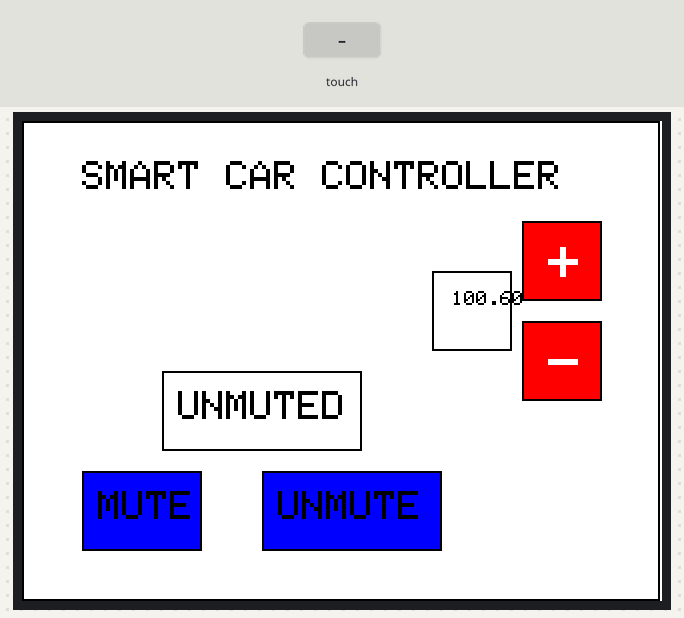
Bench run of a sketch on a simulated Arduino Uno, built with avr-gcc and run on an emulated ATmega328P. On the bench: 320×240 colour display. The inputs (shaded band) are chosen by the test bench.

Above: at 1.4 s.
1.5 s: touch panel pressed at 13 % / 70 % of its raw x / y range
At 2.0 s:
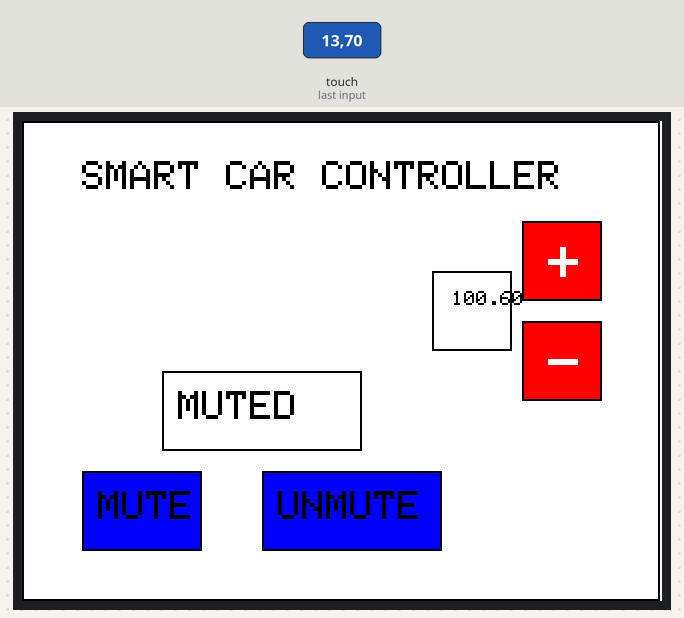
Timing chart, 0 to 4.5 s (numbered marks = the images above; inputs shaded):
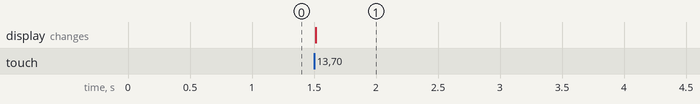

Measured:
- after the input at 1.5 s, the display: changes at once (image 1)

The sketch:

LCD.ino
```cpp
#include <Adafruit_TFTLCD.h>
#include <Adafruit_GFX.h>
#include <TouchScreen.h>
#include <Wire.h>


#define LCD_CS A3
#define LCD_CD A2
#define LCD_WR A1
#define LCD_RD A0
#define LCD_RESET A4

#define TS_MINX 122
#define TS_MINY 111
#define TS_MAXX 942
#define TS_MAXY 890

#define YP A3
#define XM A2
#define YM 9
#define XP 8

#define BLACK   0x0000
#define BLUE    0x001F
#define RED     0xF800
#define GREEN   0x07E0
#define CYAN    0x07FF
#define MAGENTA 0xF81F
#define YELLOW  0xFFE0
#define WHITE   0xFFFF

Adafruit_TFTLCD tft(LCD_CS, LCD_CD, LCD_WR, LCD_RD, LCD_RESET);

TouchScreen ts = TouchScreen(XP, YP, XM, YM, 364);

boolean buttonEnabled = true;

int frequency=0;

String state = "UNMUTED";
double stations[] = {100.6, 104.2,90.90};
int currentstation = 0;

int Txcommand = 0;


void setup() {
  Wire.begin(5);
  Wire.onRequest(requestEvent);
  tft.reset();
  uint16_t identifier = tft.readID();
  tft.begin(identifier);
  tft.setRotation(1);
  tft.fillScreen(WHITE);
  tft.drawRect(0,0,319,240,BLACK);

  tft.setCursor(30,20);
  tft.setTextColor(BLACK);
  tft.setTextSize(2);
  tft.print("SMART CAR CONTROLLER");


  //Frequency Incrementer
  tft.fillRect(250,50, 40, 40, RED);
  tft.drawRect(250,50,40,40,BLACK);
  tft.setCursor(263,60);
  tft.setTextColor(WHITE);
  tft.setTextSize(3);
  tft.print("+");

  //Frequency Decrementer
  tft.fillRect(250,100, 40, 40, RED);
  tft.drawRect(250,100,40,40,BLACK);
  tft.setCursor(263,110);
  tft.setTextColor(WHITE);
  tft.setTextSize(3);
  tft.print("-");

  //Frequency Viewer
  tft.fillRect(205,75, 40, 40, WHITE);
  tft.drawRect(205,75,40,40,BLACK);

  //Mute
  tft.fillRect(30,175, 60, 40, BLUE);
  tft.drawRect(30,175,60,40,BLACK);
  tft.setCursor(38,185);
  tft.setTextColor(BLACK);
  tft.setTextSize(2);
  tft.print("MUTE");

  //UnMute
  tft.fillRect(120,175, 90, 40, BLUE);
  tft.drawRect(120,175,90,40,BLACK);
  tft.setCursor(128,185);
  tft.setTextColor(BLACK);
  tft.setTextSize(2);
  tft.print("UNMUTE");

  //UnMute
  tft.fillRect(70,125, 100, 40, WHITE);
  tft.drawRect(70,125,100,40,BLACK);
  tft.setCursor(78,135);
  tft.setTextColor(BLACK);
  tft.setTextSize(2);
  tft.print("UNMUTED");

}

void requestEvent() {
  Wire.write(Txcommand);
}

void loop() {


  TSPoint p = ts.getPoint();
  pinMode(XM, OUTPUT);
  pinMode(YP, OUTPUT);

  if (p.z > ts.pressureThreshhold) {

   p.x = map(p.x, TS_MAXX, TS_MINX, 0, 320);
   p.y = map(p.y, TS_MAXY, TS_MINY, 0, 480);

   /*String y = String(p.y);
   String x = String(p.x);

    tft.fillRect(150,150, 40, 40, WHITE);
    tft.drawRect(150,150,40,40,BLACK);
    tft.setCursor(160,160);
    tft.setTextColor(BLACK);
    tft.setTextSize(1);
    tft.print(x);

    tft.fillRect(200,150, 40, 40, WHITE);
    tft.drawRect(200,150,40,40,BLACK);
    tft.setCursor(210,160);
    tft.setTextColor(BLACK);
    tft.setTextSize(1);
    tft.print(y);
    */

   if(p.x>74 && p.x<120 && p.y>398 && p.y<455 && buttonEnabled){
      buttonEnabled = false;
      if(currentstation<2){
        currentstation++;

      }
      Txcommand = currentstation;
   }

   if(p.x>144 && p.x<195 && p.y>398 && p.y<455 && buttonEnabled){
      buttonEnabled = false;
      if(currentstation>0){
        currentstation--;
      }
      Txcommand = currentstation;
   }

    if(p.x>245 && p.x<300 && p.y>40 && p.y<140 && buttonEnabled){
      buttonEnabled = false;
      state = "MUTED";
      Txcommand = 3;
   }
   if(p.x>245 && p.x<300 && p.y>186 && p.y<330 && buttonEnabled){
      buttonEnabled = false;
      state = "UNMUTED";
      Txcommand = 4;
   }

  }else if (p.z < ts.pressureThreshhold) {
    buttonEnabled = true;
  }


    String f = String(stations[currentstation]);
    tft.fillRect(205,75, 40, 40, WHITE);
    tft.drawRect(205,75,40,40,BLACK);
    tft.setCursor(215,85);
    tft.setTextColor(BLACK);
    tft.setTextSize(1);
    tft.print(f);

  tft.fillRect(70,125, 100, 40, WHITE);
  tft.drawRect(70,125,100,40,BLACK);
  tft.setCursor(78,135);
  tft.setTextColor(BLACK);
  tft.setTextSize(2);
  tft.print(state);


}
```
